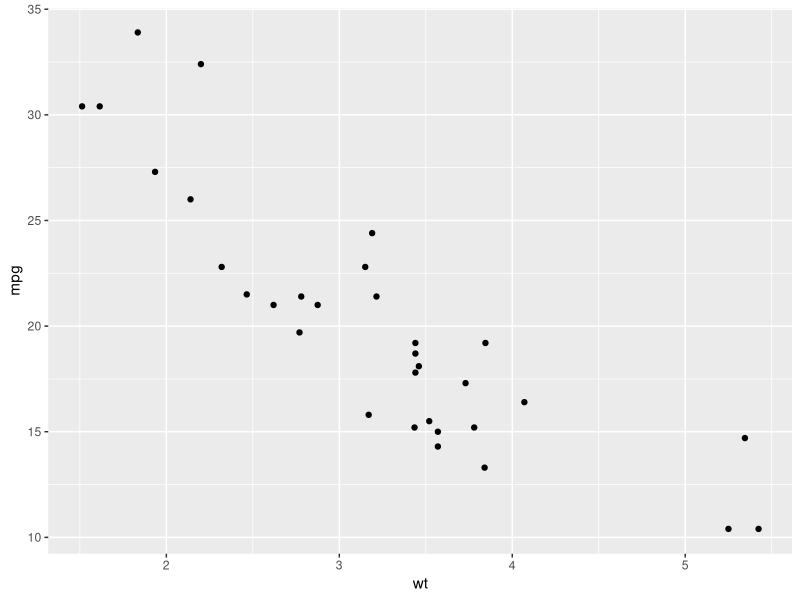
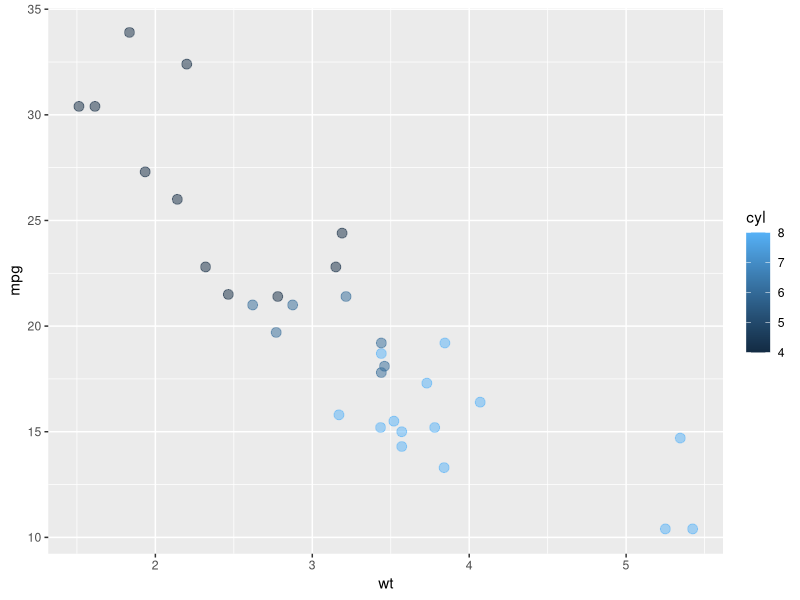
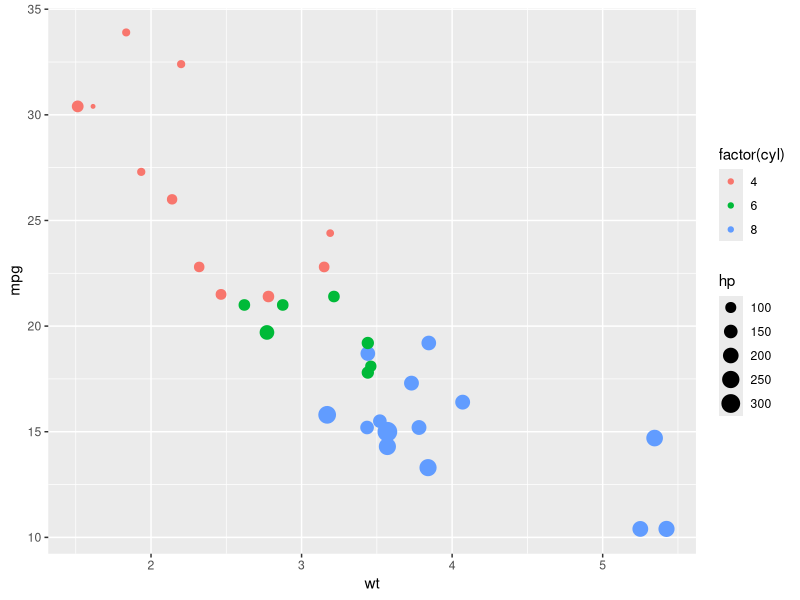
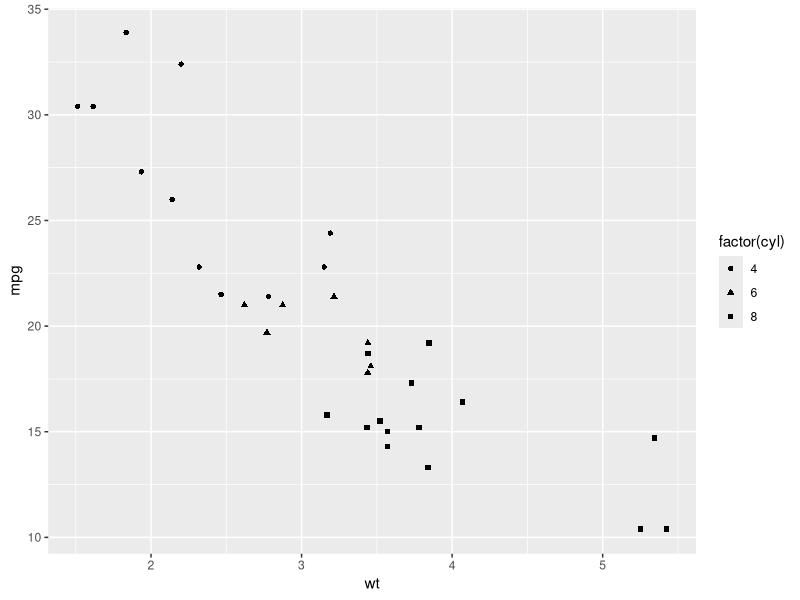
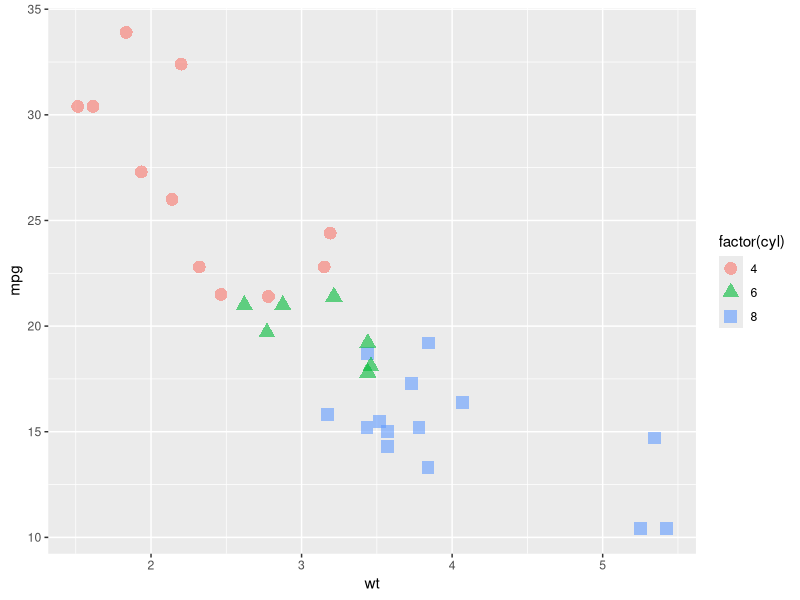
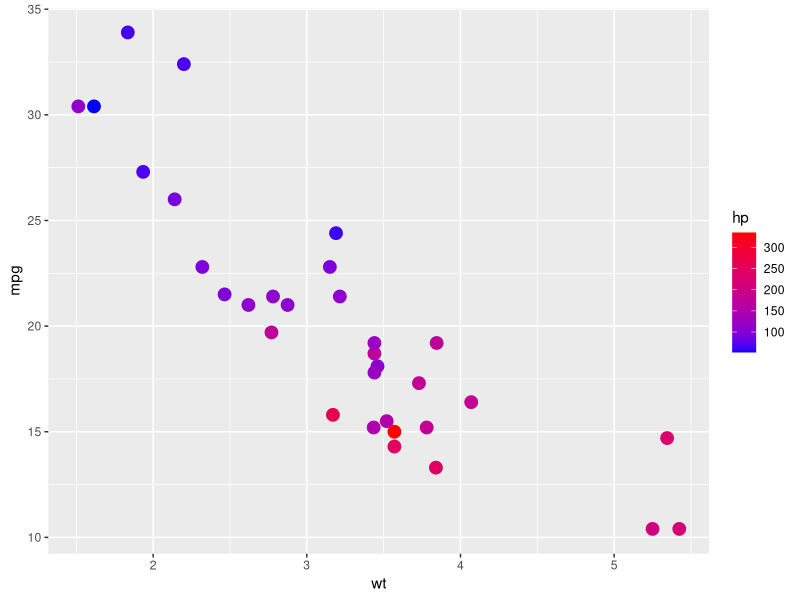

Generate these figures, in order, with R:
# Scatterplots with ggplot2
# Scatter plots allow us to place points that let us see possible correlations 
# between two features of a data set

library('ggplot2')
df <- mtcars
print(head(df))


pl <- ggplot(df, aes(x=wt, y=mpg))
p1 <- pl + geom_point()
print(p1)

# Adding 3rd feature
p2 <- pl + geom_point(aes(color=cyl), alpha= 0.5, size= 3)
print(p2)

# increased the size of the dots based on hp and changed the color based on the cyl
p3 <- pl + geom_point((aes(size=hp, color=factor(cyl))))
print(p3)


# With Shapes
pl <- ggplot(data=df,aes(x = wt,y=mpg))
p4 <- pl + geom_point(aes(shape=factor(cyl)))
print(p4)


# Better version
# With Shapes
pl <- ggplot(data=df,aes(x = wt,y=mpg))
p5 <- pl + geom_point(aes(shape=factor(cyl),color=factor(cyl)),size=4,alpha=0.6)
print(p5)

# Gradient Scales
p6 <- pl + geom_point(aes(colour = hp),size=4) + scale_colour_gradient(high='red',low = "blue")
print(p6)
